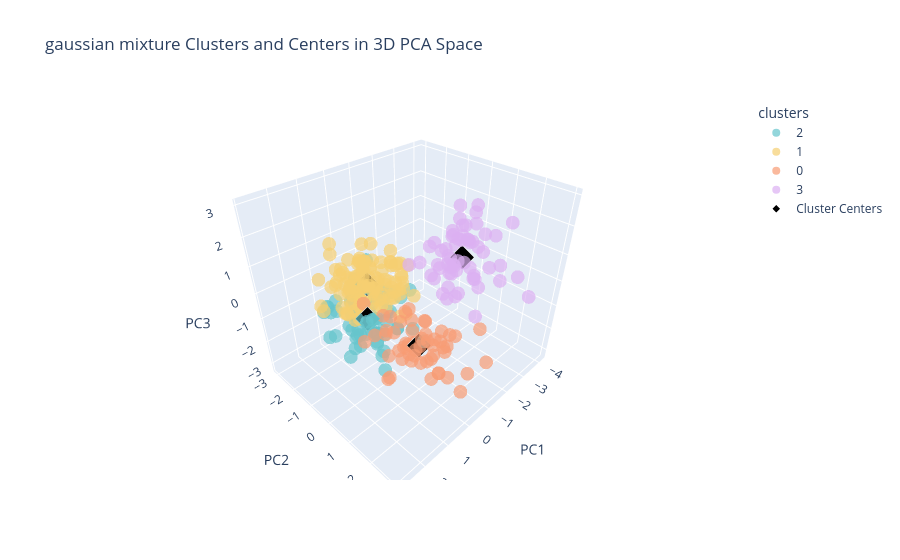

The notebook cell saved with this chart:
### Code cell
plot_clusters_3d(scaled_data, labels[2], centers[2], metadata, "gaussian mixture")
